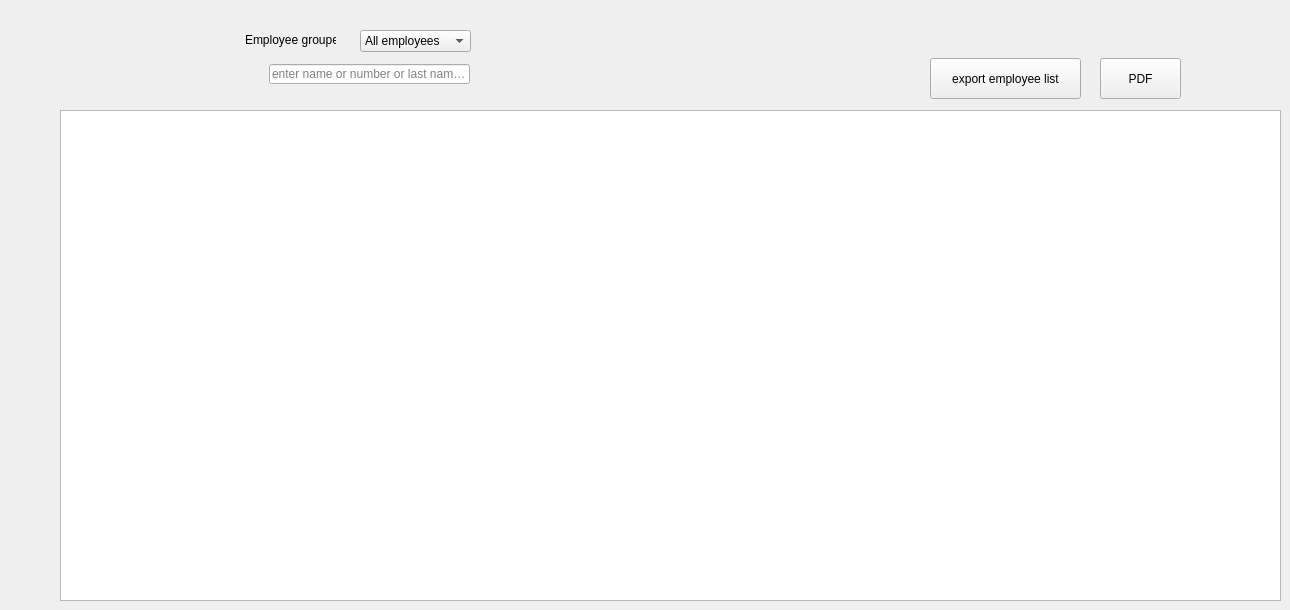
     <widget class="QWidget" name="search_employees">
      <attribute name="title">
       <string>Search</string>
      </attribute>
      <widget class="QLineEdit" name="search_employee">
       <property name="geometry">
        <rect>
         <x>269</x>
         <y>64</y>
         <width>201</width>
         <height>20</height>
        </rect>
       </property>
       <property name="text">
        <string/>
       </property>
       <property name="placeholderText">
        <string>enter name or number or last name...</string>
       </property>
      </widget>
      <widget class="QPushButton" name="export_employee_list">
       <property name="geometry">
        <rect>
         <x>930</x>
         <y>58</y>
         <width>151</width>
         <height>41</height>
        </rect>
       </property>
       <property name="styleSheet">
        <string notr="true">font: 75 09pt &quot;Kalinga&quot;;
QPushButton{color: 
}</string>
       </property>
       <property name="text">
        <string>export employee list</string>
       </property>
       <property name="icon">
        <iconset>
         <normalon>../../../../../Users/gambler/Desktop/button export.jpg</normalon>
        </iconset>
       </property>
       <property name="iconSize">
        <size>
         <width>32</width>
         <height>32</height>
        </size>
       </property>
      </widget>
      <widget class="QComboBox" name="Employe_groupe">
       <property name="geometry">
        <rect>
         <x>360</x>
         <y>30</y>
         <width>111</width>
         <height>22</height>
        </rect>
       </property>
       <item>
        <property name="text">
         <string>All employees</string>
        </property>
       </item>
       <item>
        <property name="text">
         <string>interveiwer</string>
        </property>
       </item>
       <item>
        <property name="text">
         <string>inventory staff</string>
        </property>
       </item>
       <item>
        <property name="text">
         <string>driver</string>
        </property>
       </item>
       <item>
        <property name="text">
         <string>manager</string>
        </property>
       </item>
       <item>
        <property name="text">
         <string>seller</string>
        </property>
       </item>
      </widget>
      <widget class="QLabel" name="label_53">
       <property name="geometry">
        <rect>
         <x>245</x>
         <y>30</y>
         <width>91</width>
         <height>20</height>
        </rect>
       </property>
       <property name="text">
        <string>Employee groupe</string>
       </property>
      </widget>
      <widget class="QTableView" name="employee_list">
       <property name="geometry">
        <rect>
         <x>60</x>
         <y>110</y>
         <width>1221</width>
         <height>491</height>
        </rect>
       </property>
       <property name="alternatingRowColors">
        <bool>true</bool>
       </property>
       <property name="selectionBehavior">
        <enum>QAbstractItemView::SelectRows</enum>
       </property>
       <property name="sortingEnabled">
        <bool>true</bool>
       </property>
      </widget>
      <widget class="QPushButton" name="pushButton_2">
       <property name="geometry">
        <rect>
         <x>1100</x>
         <y>58</y>
         <width>81</width>
         <height>41</height>
        </rect>
       </property>
       <property name="text">
        <string>PDF</string>
       </property>
       <property name="icon">
        <iconset>
         <normaloff>../../../../../Users/gambler/Pictures/pdf (1).png</normaloff>../../../../../Users/gambler/Pictures/pdf (1).png</iconset>
       </property>
       <property name="iconSize">
        <size>
         <width>36</width>
         <height>36</height>
        </size>
       </property>
      </widget>
     </widget>
